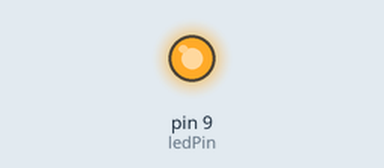
This sketch was run on a simulated Arduino Uno, built with avr-gcc and run on an emulated ATmega328P. Shown: output pins drawn as LEDs (lit = HIGH).

Above: at 0.1 s.
At 8.15 s:
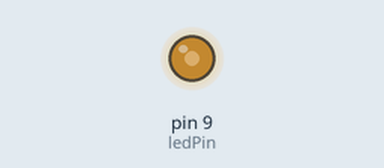
At 12.79 s:
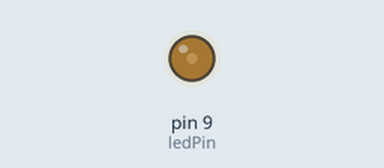
At 35.0 s:
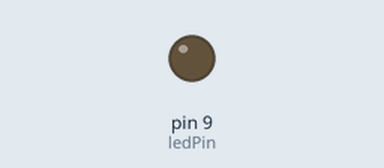
Timing chart, 0 to 40.0 s (numbered marks = the images above):
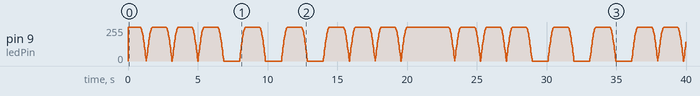

The sketch:

sketch_dec19c.ino
```cpp
#include <math.h> // Include the math library

const int ledPin = 9; // Define the LED pin
const int frequency = 8; // Frequency of sine wave updates in milliseconds

const int shortWave[] = {
    -1, -1, -1, -1, -1, -1, -1, -1, -1, -1, -1, -1, -1, -1, -1, -1, -1, -1, -1, -1, -1, -1, -1, -1, -1, -1, -1, -1, -1, -1, -1, -1, -1, -1, -1, 254, 251, 246, 239, 230, 219, 207, 193, 177, 160, 142, 123, 103, 83, 62, 41, 20,
    0, 20, 41, 62, 83, 103, 123, 142, 160, 177, 193, 207, 219, 230, 239, 246, 251, 254,
    255, 260, 270, 280
};

const int longWave[] = {
    -1, -1, -1, -1, -1, -1, -1, -1, -1, -1, -1, -1, -1, -1, -1, -1, -1, -1, -1, -1, -1, -1, -1, -1, -1, -1, -1, -1, -1, -1, -1, -1, -1, -1, -1, 254, 251, 246, 239, 230, 219, 207, 193, 177, 160, 142, 123, 103, 83, 62, 41, 20,
    0, 0, 0, 0, 0, 0, 0, 0, 0, 0, 0, 0, 0, 0, 0, 0, 0, 0, 0, 0, 0, 0, 0, 0, 0, 0, 0, 0, 0, 0, 0, 0, 0, 0, 0, 0, 0, 0, 0, 0, 0, 0, 0, 0, 0, 0, 20, 41, 62, 83, 103, 123, 142, 160, 177, 193, 207, 219, 230, 239, 246, 251, 254,
    255, 255, 260, 270, 280
};

void setup() {
  pinMode(ledPin, OUTPUT); // Initialize the LED pin as an output
  Serial.begin(9600);
}

void loop() {
  sos();
  delay(2000);
}

void sos() {
  shortFlash();
  shortFlash();
  shortFlash();
  longFlash();
  longFlash();
  longFlash();
  shortFlash();
  shortFlash();
  shortFlash();
}

void shortFlashSine() {
  for (int i = 0; i < 360; i++) { // Generate sine wave values
    float radian = i * (PI / 180.0); // Convert degree to radian
    float sineVal = sin(radian); // Compute sine value
    int pwmVal = 255-(sineVal + 2) * 127.5; // Map sine value to 0-255 and above with a short flash
    Serial.println(pwmVal);
    analogWrite(ledPin, pwmVal); // Output to LED
    delay(frequency); // Wait for the next update
  }
}

void longFlashSine() {
  for (int i = 0; i < 360; i++) { // Generate sine wave values
    float radian = i * ((0.5) * PI / 180.0); // Convert degree to radian
    float sineVal = sin(radian); // Compute sine value
    int pwmVal = (sineVal + 2) * 127.5; // Map sine value to 0-255 and above with a short flash
    analogWrite(ledPin, pwmVal); // Output to LED
    delay(frequency); // Wait for the next update
  }
}

void shortFlash() {
  int arraySize = sizeof(shortWave) / sizeof(shortWave[0]);
  for (int i = 0; i < arraySize; i++) {
    analogWrite(ledPin, shortWave[i]);
    delay(25); // adjust for speed of the wave
  }
}

void longFlash() {
  int arraySize = sizeof(longWave) / sizeof(longWave[0]);
  for (int i = 0; i < arraySize; i++) {
    analogWrite(ledPin, longWave[i]);
    delay(25); // adjust for speed of the wave
  }
}
```
